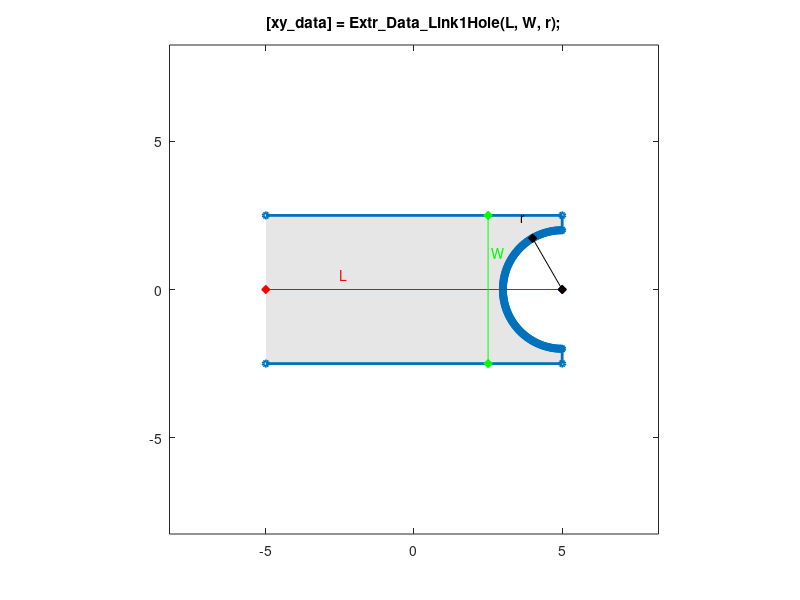

MATLAB code for this plot:
function [xy_data] = Extr_Data_Link1Hole(L, W, r, side, varargin)
%Extr_Data_Link1Hole Produce extrusion data for a link with half a hole at one end.
%   [xy_data] = Extr_Data_Link1Hole(L, W, r, side)
%   This function returns x-y data for a link with half a hole at one end.
%   You can specify:
%       Length          L
%       Width           W
%       Hole radius     r
%       Side for hole   side  ('-X' or '+X')
%
%   To see a plot showing parameter values, enter the name
%   of the function with no arguments
%   >> Extr_Data_Link1Hole
%
%   To see a plot created with your parameter values,
%   add 'plot' as the final argument
%   >> Extr_Data_Link1Hole(10,5,2,'+X','plot')

% Copyright 2013-2025 The MathWorks, Inc.

% Default data to show diagram
if (nargin == 0)
    L = 10;
    W = 5;
    r = 2;
    side = '+X';
end

% Check to see if plot should be produced
if (isempty(varargin))
    showplot = 'n';
else
    showplot = char(varargin);
end

top_xsec = [L/2 W/2; -L/2 W/2];
theta = (90:-1:-90)*pi/180;
semi_hole_xsec = [-L/2+r*cos(theta') r*sin(theta')];
bottom_xsec = [-L/2 -W/2; L/2 -W/2];
xy_data = [ top_xsec; semi_hole_xsec; bottom_xsec];

lr = 1;
if(strcmpi(side,'+X'))
    xy_data = flipud([-xy_data(:,1) xy_data(:,2)]);
    lr = -1; % For plot
end

% Plot diagram to show parameters and extrusion
if (nargin == 0 || strcmpi(showplot,'plot'))
    
	% Figure name
    figString = ['h1_' mfilename];
    % Only create a figure if no figure exists
    figExist = 0;
    fig_hExist = evalin('base',['exist(''' figString ''')']);
    if (fig_hExist)
        figExist = evalin('base',['ishandle(' figString ') && strcmp(get(' figString ', ''type''), ''figure'')']);
    end
    if ~figExist
        fig_h = figure('Name',figString);
        assignin('base',figString,fig_h);
    else
        fig_h = evalin('base',figString);
    end
    figure(fig_h)
    clf(fig_h)

    % Plot extrusion
    patch(xy_data(:,1),xy_data(:,2),[1 1 1]*0.90,'EdgeColor','none');
    hold on
    plot(xy_data(:,1),xy_data(:,2),'-','Marker','o','MarkerSize',4,'LineWidth',2);
    axis('equal');
    axis([-1 1 -1 1]*(L+W)*1.1/2);
    
    % Show parameters
    hold on
    
    plot([-L/2 L/2],[0 0],'r-d','MarkerFaceColor','r');
    text(-L/4,W/10,'{\color{red}L}');
    plot([L/4 L/4],[-W/2 W/2],'g-d','MarkerFaceColor','g');
    text(L/3.8,W/4,'{\color{green}W}');
    
    plot([-L/2 -L/2+r*sin(30*pi/180)]*lr,[0 r*cos(30*pi/180)],'k-d','MarkerFaceColor','k');
    text((-L/2+r*sin(30*pi/180)*1.4)*lr,1.4*r*cos(30*pi/180),'r');
    
    title(['[xy\_data] = Extr\_Data\_Link1Hole(L, W, r);']);
    
    hold off
    box on
    clear xy_data
end
